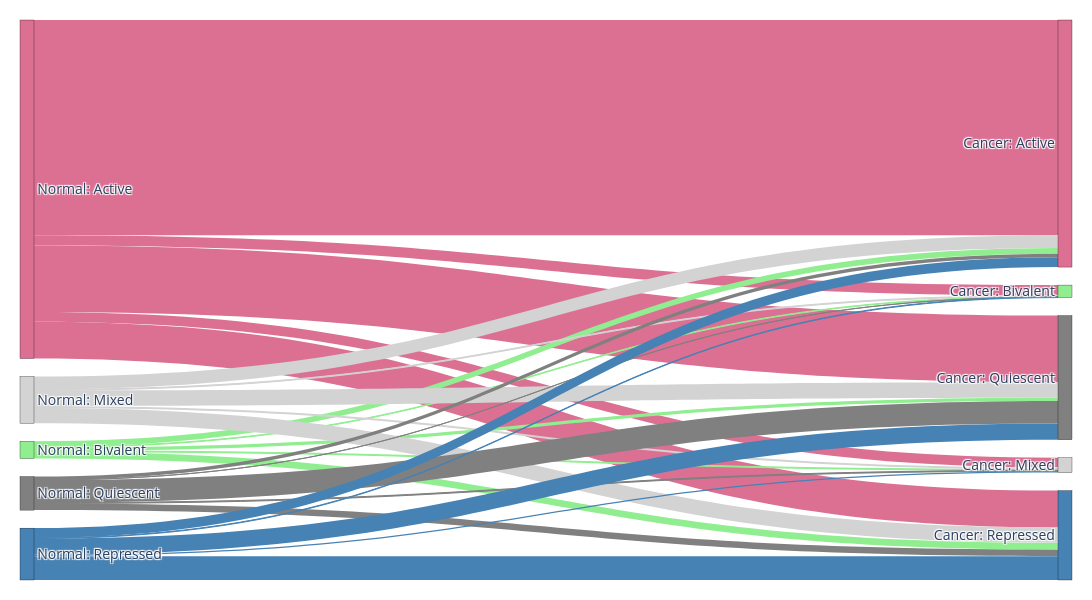

The cell this chart's notebook holds for it:
### Code cell
import pandas as pd
import plotly.graph_objects as go

category_order = ["Active", "Repressed", "Bivalent", "Mixed", "Quiescent"]

color_dict = {
    "Active": "palevioletred",
    "Repressed": "steelblue",
    "Bivalent": "lightgreen",
    "Mixed": "lightgray",
    "Quiescent": "gray"
}

# 1. Pool resolving hotspots across tissues
resolved_all = pd.concat(
    [results_cat[t]["resolving_hotspots"] for t in results_cat],
    ignore_index=True
)

# 2. Count normal -> cancer category flows
flow = (
    resolved_all
    .groupby(["category_normal", "category_cancer"])
    .size()
    .reset_index(name="count")
)

flow = flow[flow["count"] > 0].copy()

# 3. Define Sankey nodes
# left_nodes = [f"Normal: {c}" for c in category_order]
# right_nodes = [f"Cancer: {c}" for c in category_order]
# labels = left_nodes + right_nodes
left_nodes = category_order
right_nodes = category_order
labels = left_nodes + right_nodes

node_index = {label: i for i, label in enumerate(labels)}

flow["source"] = flow["category_normal"].map(lambda x: node_index[f"Normal: {x}"])
flow["target"] = flow["category_cancer"].map(lambda x: node_index[f"Cancer: {x}"])

# 4. Link colors based on normal/source category
link_colors = flow["category_normal"].map(color_dict).tolist()

# 5. Node colors
node_colors = [color_dict[c] for c in category_order] + [color_dict[c] for c in category_order]

fig = go.Figure(data=[go.Sankey(
    arrangement="snap",
    node=dict(
        pad=18,
        thickness=14,
        line=dict(color="black", width=0.3),
        label=labels,
        color=node_colors
    ),
    link=dict(
        source=flow["source"],
        target=flow["target"],
        value=flow["count"],
        color=link_colors
    )
)])

fig.update_layout(
    width=1200,
    height=600,
    font=dict(size=14),
    margin=dict(l=20, r=20, t=20, b=20)
)

fig.show()

# fig.write_image(
#     "./figures/figure4B_pooled_sankey.pdf",
#     width=3000,
#     height=1500
# )

### Figure 1 — Plotly figure (JSON) as saved in the notebook; plotly's stock layout.template omitted (floating-point values rounded to 4 significant figures)
{"data": [{"arrangement": "snap", "link": {"color": ["palevioletred", "palevioletred", "palevioletred", "palevioletred", "palevioletred", "lightgreen", "lightgreen", "lightgreen", "lightgreen", "lightgreen", "lightgray", "lightgray", "lightgray", "lightgray", "lightgray", "gray", "gray", "gray", "gray", "gray", "steelblue", "steelblue", "steelblue", "steelblue", "steelblue"], "source": [0, 0, 0, 0, 0, 2, 2, 2, 2, 2, 3, 3, 3, 3, 3, 4, 4, 4, 4, 4, 1, 1, 1, 1, 1], "target": [5, 7, 8, 9, 6, 5, 7, 8, 9, 6, 5, 7, 8, 9, 6, 5, 7, 8, 9, 6, 5, 7, 8, 9, 6], "value": [7893, 378, 351, 2443, 1353, 207, 25, 33, 116, 251, 474, 33, 78, 571, 561, 129, 1, 33, 826, 242, 360, 22, 51, 598, 872]}, "node": {"color": ["palevioletred", "steelblue", "lightgreen", "lightgray", "gray", "palevioletred", "steelblue", "lightgreen", "lightgray", "gray"], "label": ["Normal: Active", "Normal: Repressed", "Normal: Bivalent", "Normal: Mixed", "Normal: Quiescent", "Cancer: Active", "Cancer: Repressed", "Cancer: Bivalent", "Cancer: Mixed", "Cancer: Quiescent"], "line": {"color": "black", "width": 0.3}, "pad": 18, "thickness": 14}, "type": "sankey"}], "layout": {"font": {"size": 14}, "height": 600, "margin": {"b": 20, "l": 20, "r": 20, "t": 20}, "width": 1200}}
